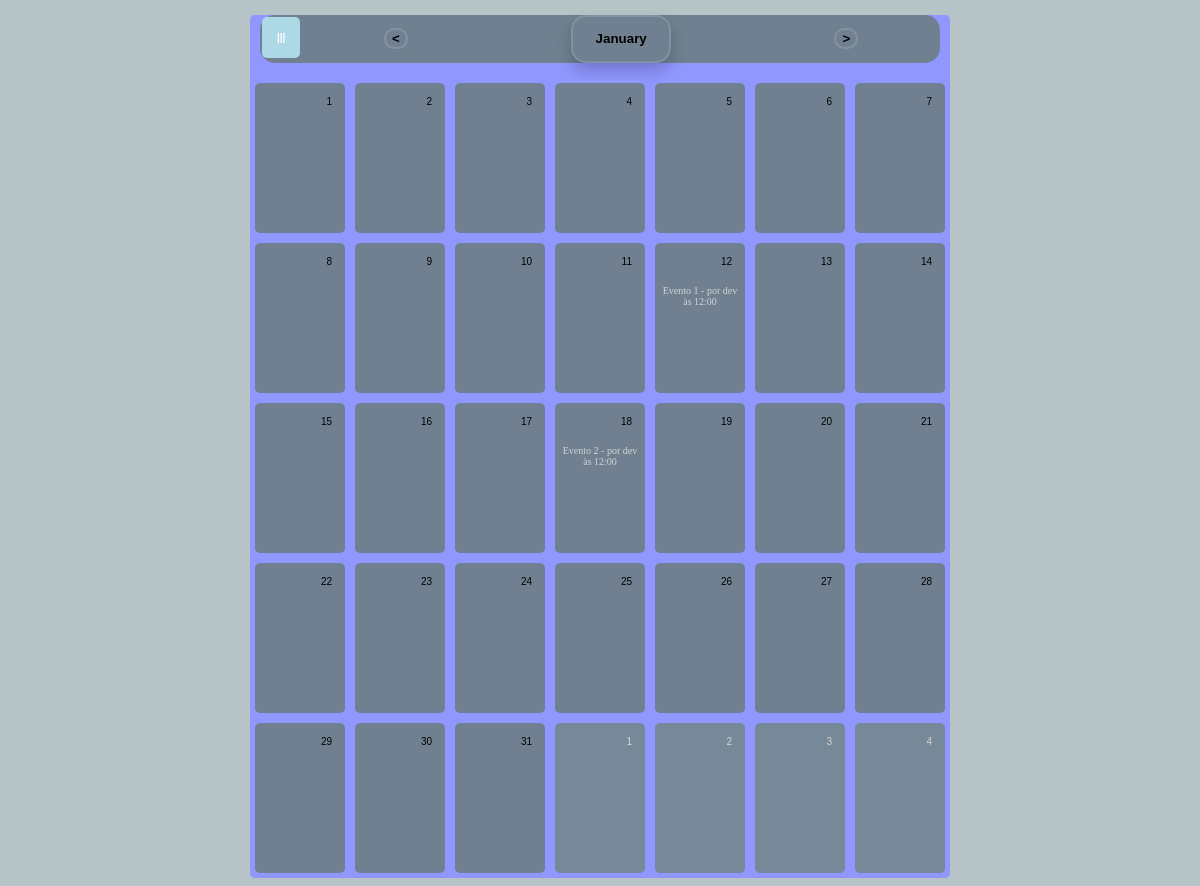
/, run on an earlier commit of the app's database.
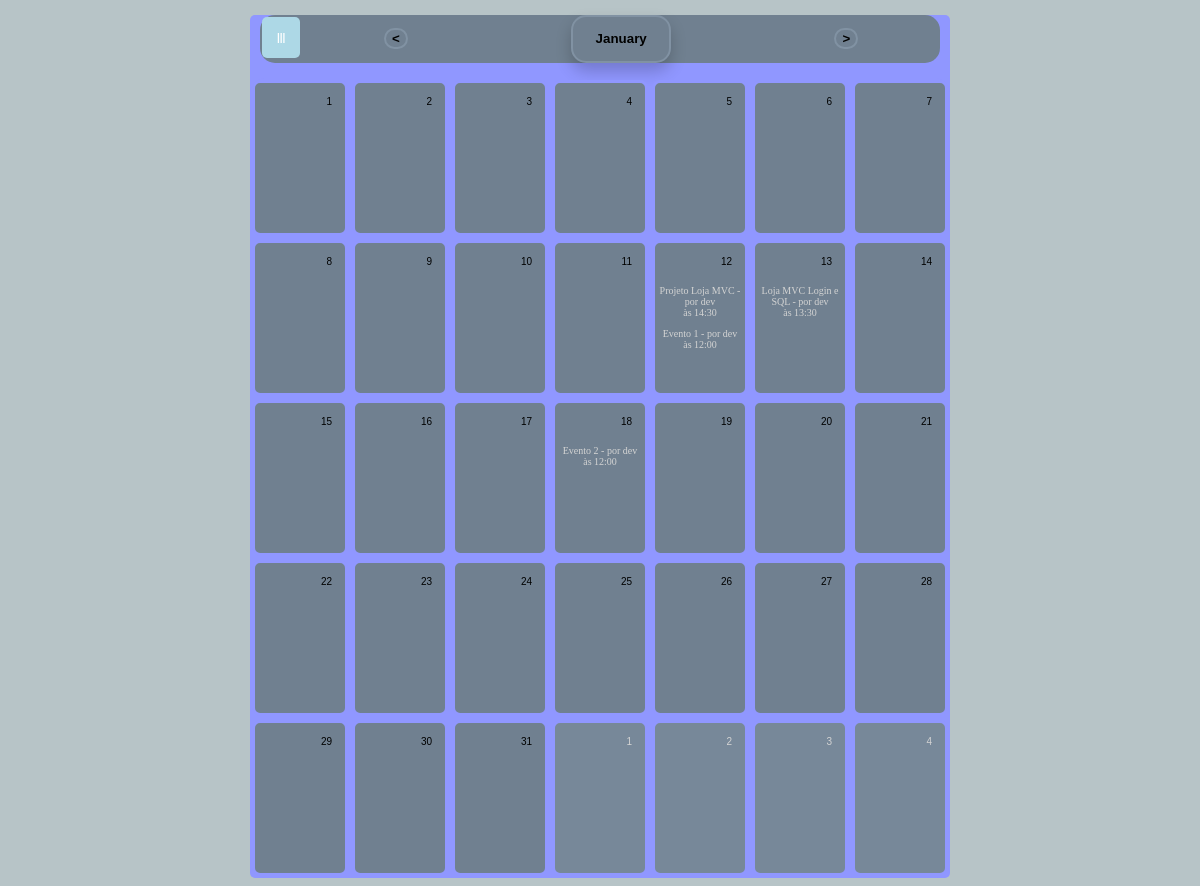
And on a later commit of the database.
### tables this page shows
CREATE TABLE event (id INTEGER PRIMARY KEY AUTOINCREMENT, author_id INTEGER NOT NULL, CREATED TIMESTAMP NOT NULL DEFAULT CURRENT_TIMESTAMP, title TEXT NOT NULL, body TEXT NOT NULL, time TEXT NOT NULL, FOREIGN KEY (author_id) REFERENCES users (id));

CREATE TABLE users (id INTEGER PRIMARY KEY AUTOINCREMENT, username TEXT UNIQUE NOT NULL, password TEXT NOT NULL);

### app.py (the view)
@app.route("/")
def index():
    db = get_db()
    posts = db.execute(
        'SELECT p.id, title, body, created, author_id, username, time'
        ' FROM event p JOIN users u ON p.author_id = u.id'
        ' ORDER BY created DESC').fetchall()
    session['data-visualizada'], session['mes-visualizado'], session['mes-objeto'] = calendario.data_util()
    return render_template('calendario/index.html', posts=posts, mes=session['mes-objeto'], btnMeio = session['mes-visualizado'])

### app.py (called while the page is built)
@app.before_request
def load_logged_in_user():
    user_id = session.get('user_id')
    if user_id is None:
        g.user = None
    else:
        g.user = get_db().execute(
            'SELECT * FROM users WHERE id = ?', (user_id,)
        ).fetchone()

def get_db():
    if 'db' not in g:
        g.db = sqlite3.connect('users.db')
        g.db.row_factory = sqlite3.Row
    return g.db

### calendario.py (called while the page is built)
def data_util(util=datetime.datetime.now()):
    dataAtual = util
    iteradorMes = calendar.Calendar(6).itermonthdates(dataAtual.year, dataAtual.month)
    listaDias = [val.strftime("%Y-%m-%d") for val in iteradorMes]
    dataString = dataAtual.strftime("%Y-%m-%d")
    monthName = dataAtual.strftime("%B")
    return dataString, monthName, listaDias

### templates/calendario/index.html (shortened to what this page needs)
<!DOCTYPE html>
<html>
<head>
    <link rel="stylesheet" href="{{ url_for('static', filename='css/style.css') }}">
</head>
<body>
    <div id="caixa-pai">
        <nav>
            <div id="caixa-titulo">
                <div class="menuDrop">
                    <button onclick="abrir()" class="droparbtn">|||</button>
                </div>
                <div class="btn"><button id="btn-ant" type="button" method="PUT" ><a href="{{ url_for('ant')}}"><</a></button></div>
                <div id="btn-mes" class="btn">
                    <button type="button" id="atual"  >
                        {% if btnMeio %}
                            <p class="mesAtual" >{{ btnMeio }}</p>
                        {% endif %}
                    </button>
                </div>
                <div class="btn"><button id="btn-prox" type="button" method="PUT" ><a href="{{ url_for('prox')}}">></a>
                </button></div>
            </div>
        </nav>
        <div id="caixa-calendario">
            {% for dia in mes %}
                <a class="dia-view" href="{{ url_for('dia', diaDoMes=dia[8:10]) }}">
                    <div class="dias">
                        <p class="data-visualizada">{{ dia }}</p>
                        {% for post in posts %}
                            {% if dia[8:10]==post['time'][8:10] %}
                                <p class="evento">{{post['title']}} - por {{post['username']}}<br>às {{ post['time'][11:16]  }} </p>
                            {% endif %}
                        {% endfor %}
                </a>
                </div>
            {% endfor %}
</body>
</html>

### static/css/style.css (style rules this page uses)
body { background-color:rgb(183, 196, 199); text-align: center; }
#caixa-titulo { margin: 15px 10px; background-color: slategray; border-radius: 15px; display: flex; }
#caixa-calendario { background-color: #9097ff; border-radius: 15px; min-height: 750px; margin: auto; display: flex; flex-wrap: wrap; }
#caixa-pai { background-color: #9097ff; text-align: center; display:block; margin:auto; width: 700px; min-height: 500px; border-radius: 5px; }
.dias { border-style: solid; border-color: #9097ff; border-radius: 8px; background-color: slategray; height:150px; width: 90px; margin: 2px; display: flex; flex-direction: column; }
.btn { display: inline-block; margin: auto; height: inherit; }
button { background-color: slategray; border-style: solid; border-color: rgb(129, 146, 163); border-radius: 15px; font-weight: bold; }
#atual { width:100px; box-shadow: 0px 8px 16px 0px rgba(0,0,0,0.2); z-index: 1; }
.droparbtn { background-color: lightblue; color: white; padding: 15px; font-size: 10px; border: none; cursor: pointer; border-radius: 5px; }
.menuDrop { position:relative; display: inline-block; margin: 2px ; }
#btn-ant, #btn-prox { font-size: 25px; font-weight: bold; color:rgb(0, 0, 0) }
.evento { font-size: 10px; color: lightgray; position: relative; }
.dia-view { text-decoration: none; color: black; }
a { text-decoration: none; color: black; }
.data-visualizada { font-family: Arial, Helvetica, sans-serif; font-size: 10px; float: right; margin: 10px 10px 15px 30px; padding: 3px; display: block; border: none; width: 30px; text-align: right; }

What changed in the data, as far as the page shows it:
added event: title "Projeto Loja MVC", username "dev", time "14:30"
added event: title "Loja MVC Login e SQL", username "dev", time "13:30"
